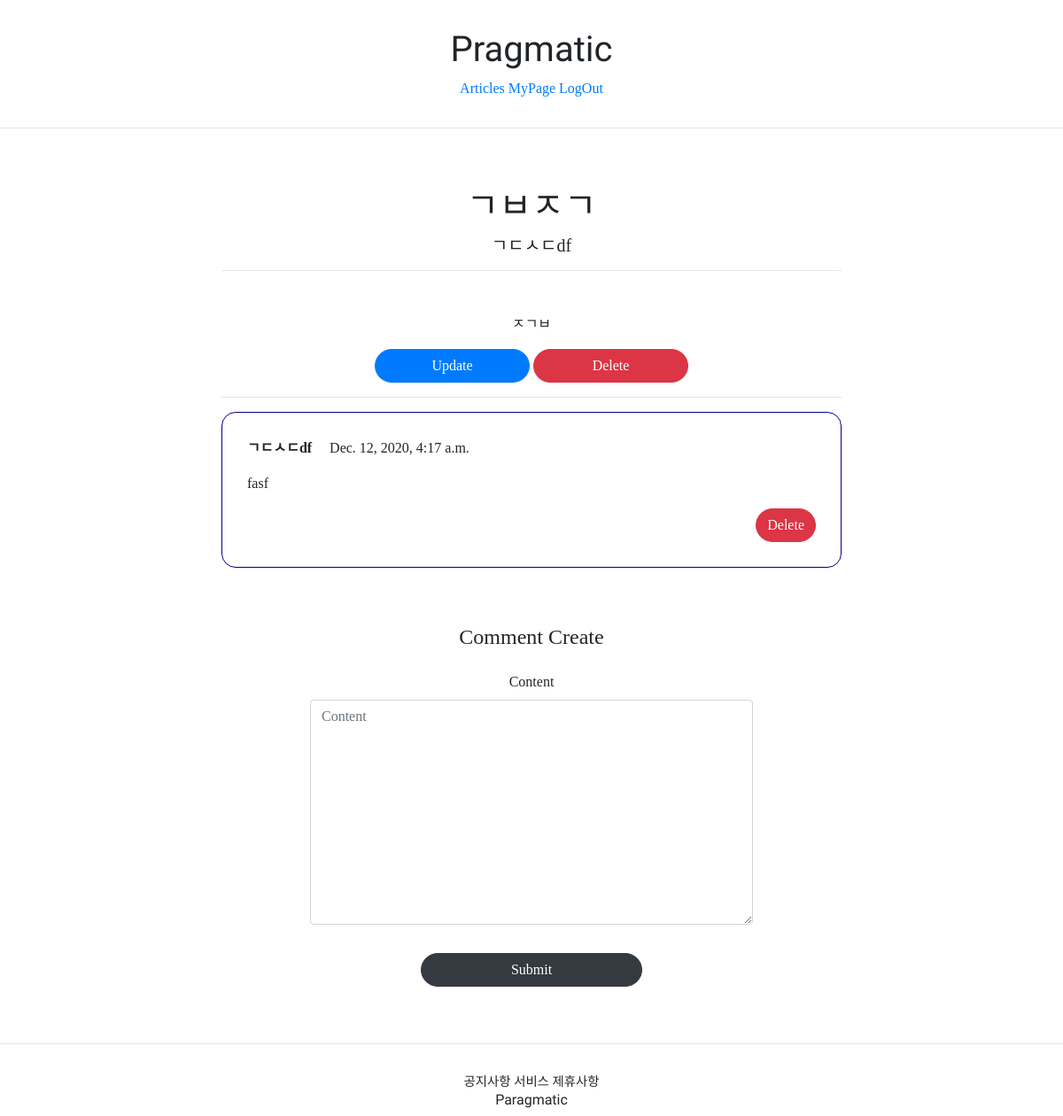
The app's page /articles/detail/7 (signed in) with its own data.
### articleapp/models.py (models this page shows)
class Article(models.Model):
    writer = models.ForeignKey(User, on_delete=models.SET_NULL, related_name="article", null=True)
    title = models.CharField(max_length=200, null=True)
    image = models.ImageField(upload_to="article/", null=False)
    content = models.TextField(null=True)
    created_at = models.DateField(auto_created=True, null=True)

### profileapp/models.py (models this page shows)
class Profile(models.Model):
    user = models.OneToOneField(User, on_delete=models.CASCADE, related_name="profile")
    image = models.ImageField(upload_to="profile/", null=True)
    nickname = models.CharField(max_length=20, unique=True, null=True)
    message = models.CharField(max_length=100, null=True)

### commentapp/models.py (models this page shows)
class Comment(models.Model):
    article = models.ForeignKey(Article,
                                on_delete=models.SET_NULL, null=True, related_name="comment")
    writer = models.ForeignKey(User,
                               on_delete=models.SET_NULL, null=True, related_name="comment")
    content = models.TextField(null=False)
    created_at = models.DateTimeField(auto_now=True)

### articleapp/views.py (the view)
# urls.py: path("detail/<int:pk>", ArticleDetailView.as_view(), name="detail"),
class ArticleDetailView(DetailView, FormMixin):
    model = Article
    form_class = CommentCreationForm
    template_name = "articleapp/detail.html"
    context_object_name = "target_article"

### commentapp/forms.py
class CommentCreationForm(ModelForm):
    class Meta:
        model = Comment
        fields = ["content"]

### articleapp/templates/articleapp/detail.html (shortened to what this page needs)
{% extends 'base.html' %}
{% load bootstrap4 %}
{% block content %}
    <div style="text-align: center; max-width:700px; margin: 4rem auto;">
        <h1>
            {{ target_article.title }}
        </h1>
        <h5>
            {{ target_article.writer.profile.nickname }}
        </h5>
        <hr>
        <p>
            {{ target_article.content }}
        </p>
        {% if target_article.writer == user %}
            <a href="{% url 'articleapp:update' pk=target_article.pk %}" class="btn btn-primary rounded-pill col-3">
                Update
            </a>
            <a href="{% url 'articleapp:delete' pk=target_article.pk %}" class="btn btn-danger rounded-pill col-3">
                Delete
            </a>
        {% endif %}
        <hr>
        {% for comment in target_article.comment.all %}
            {% include 'commentapp/detail.html' with comment=comment %}
        {% endfor %}
        {% include 'commentapp/create.html' with article=target_article %}
    </div>
{% endblock %}

### commentapp/templates/commentapp/detail.html (shortened to what this page needs)
<div style="text-align: left; padding: 4%; margin: 1rem 0; border-radius: 1rem;
        border: 1px solid darkblue;">
    <div>
        <strong>
            {{ comment.writer.profile.nickname }}
        </strong>
        {{ comment.created_at }}
    </div>
    <div style="margin: 1rem 0; ">
        {{ comment.content }}
    </div>
    {% if comment.writer == user %}
        <div style="text-align: right;">
            <a href="{% url 'commentapp:delete' pk=comment.pk %}" class="btn btn-danger rounded-pill">
                Delete
            </a>
        </div>
    {% endif %}
</div>

### records on screen
Article: title "ㄱㅂㅈㄱ", writer.profile.nickname "ㄱㄷㅅㄷdf", content "ㅈㄱㅂ"
Comment: writer.profile.nickname "ㄱㄷㅅㄷdf", created_at "Dec. 12, 2020, 4:17 a.m.", content "fasf", shows "Delete"
